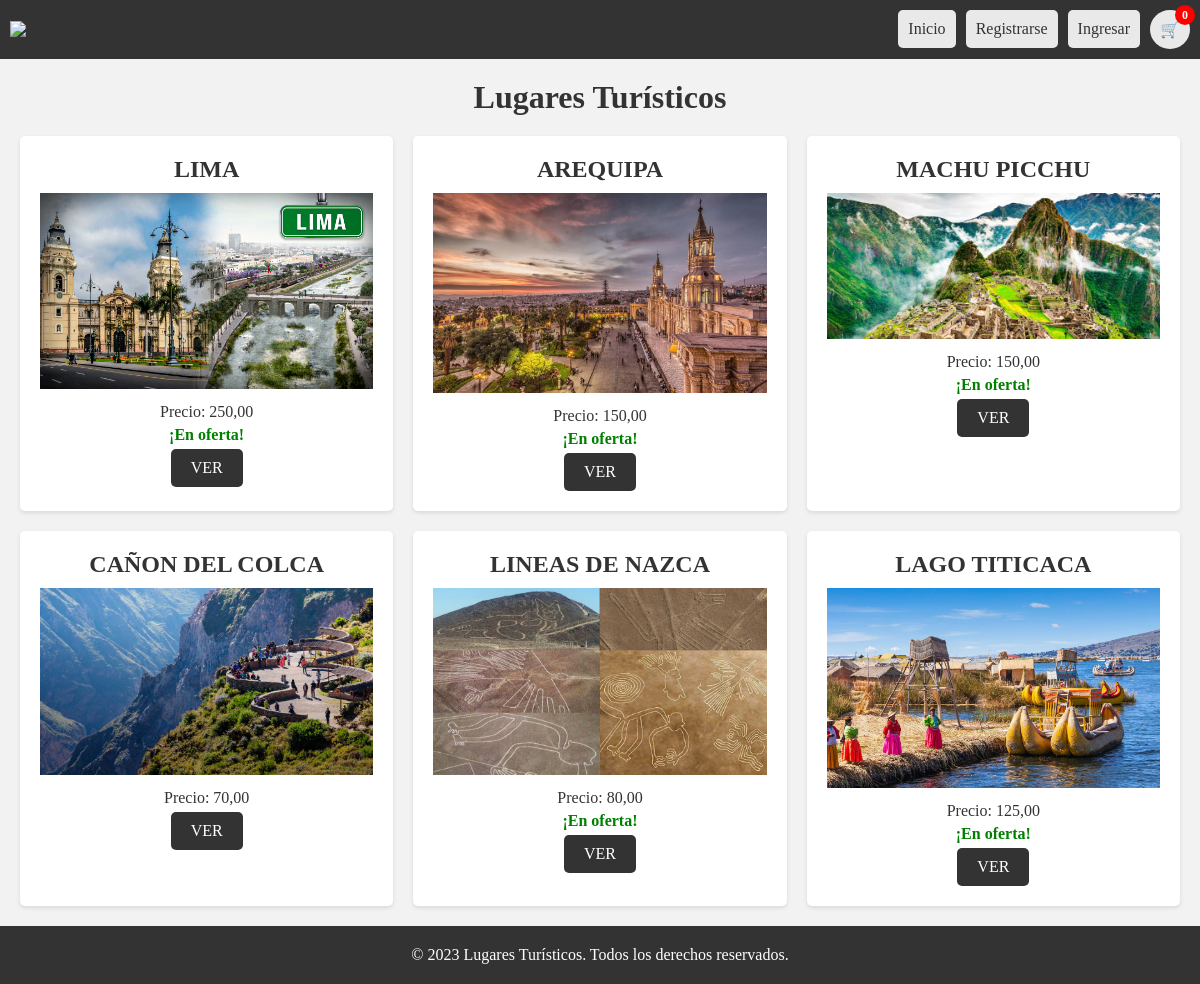
The page / on the database its author committed.
### destinos/models.py (models this page shows, shortened)
class DestinosTuristicos(models.Model):
    nombreCiudad = models.CharField(max_length=100)
    descripcionCiudad = models.TextField()
    imagenCiudad = models.ImageField(upload_to='imagenes/')
    precioTour = models.DecimalField(max_digits=8, decimal_places=2)
    ofertaTour = models.BooleanField(default=False)

### destinos/views.py (the view)
# urls.py: path('', views.destinos_turisticos, name='destinos_turisticos')
def destinos_turisticos(request):
    destinos = DestinosTuristicos.objects.all()
    return render(request, 'destinos_turisticos.html', {'destinos': destinos})

### templates/destinos_turisticos.html (shortened to what this page needs)
{% load static %}
<!DOCTYPE html>
<html>
<head>
    <link rel="stylesheet" href="{% static 'style.css' %}">
</head>
<body>
    <header>
        <div class="logo">
            <img src="https://viajaahoraperu.com/wp-content/uploads/2020/10/logo-final-agencia-de-viajes-2.png" alt="Logo">
        </div>
        <nav>
            <ul >
                <li><a href="" class="sub">Inicio</a></li>
                {% if user.is_authenticated %}
                    <li class="sub welcome-message">Hello, <span>{{user.first_name}}</span></li>
                    <li><a href="cuentas/logout" class="sub">Salir</a></li>
                {% else %}
                    <li><a href="cuentas/register" class="sub">Registrarse</a></li>
                    <li><a href="cuentas/login" class="sub">Ingresar</a></li>
                {% endif %}
                <li><a href="#" class="carrito" data-counter="0">&#128722;</a></li>
            </ul>
        </nav>
    </header>
    <main>
        <h1 align="center">Lugares Turísticos</h1>
        <div class="destinos-grid">
          {% for destino in destinos %}
          <div class="destino">
              <h2>{{ destino.nombreCiudad }}</h2>
              <img src="{{ destino.imagenCiudad.url }}" alt="{{ destino.nombreCiudad }}">
              <p>Precio: {{ destino.precioTour }}</p>
              {% if destino.ofertaTour %}
              <p class="oferta">¡En oferta!</p>
              {% endif %}
              <a href="#" class="ver-btn">VER</a>
          </div>
          {% endfor %}
      </div>
    </main>
    <footer>
        <p>© 2023 Lugares Turísticos. Todos los derechos reservados.</p>
    </footer>
</body>
</html>

### static/style.css (style rules this page uses)
* { margin: 0; padding: 0; box-sizing: border-box; }
body { font-family: 'Times New Roman', Times, serif; background-color: #f2f2f2; color: #333; }
header { background-color: #333; padding: 10px; display: flex; align-items: center; justify-content: space-between; }
.logo img { max-width: 100px; height: auto; margin-right: 20px; }
nav ul { display: flex; list-style-type: none; margin: 0; padding: 0; }
nav ul li { margin-left: 10px; }
.sub { display: inline-block; padding: 10px; background-color: #e9e9e9; border-radius: 5px; text-decoration: none; color: #333; transition: background-color 0.3s ease; }
.carrito { position: relative; display: inline-block; padding: 10px; background-color: #e9e9e9; border-radius: 50%; text-decoration: none; color: #333; transition: background-color 0.3s ease; }
.carrito::after { content: attr(data-counter); position: absolute; top: -5px; right: -5px; display: flex; align-items: center; justify-content: center; width: 20px; height: 20px; background-color: #ff0000; color: #fff; font-size: 12px; font-weight: bold; border-radius: 50%; }
main { padding: 20px; }
h1 { font-size: 32px; margin-bottom: 20px; }
.destinos-grid { display: grid; grid-template-columns: repeat(3, 1fr); gap: 20px; }
.destino { background-color: #fff; padding: 20px; border-radius: 5px; box-shadow: 0 2px 4px rgba(0, 0, 0, 0.1); text-align: center; }
.destino h2 { font-size: 24px; margin-bottom: 10px; }
.destino img { width: 100%; max-height: 200px; object-fit: cover; margin-bottom: 10px; }
.destino p { margin-bottom: 5px; }
.oferta { font-weight: bold; color: green; }
.ver-btn { display: inline-block; padding: 10px 20px; background-color: #333; color: #fff; text-decoration: none; border-radius: 5px; }
footer { background-color: #333; color: #fff; padding: 20px; text-align: center; }

### rows shown on the page
DestinosTuristicos: nombreCiudad "LIMA", imagenCiudad (picture), precioTour "250,00", ofertaTour "¡En oferta!"
DestinosTuristicos: nombreCiudad "AREQUIPA", imagenCiudad (picture), precioTour "150,00", ofertaTour "¡En oferta!"
DestinosTuristicos: nombreCiudad "MACHU PICCHU", imagenCiudad (picture), precioTour "150,00", ofertaTour "¡En oferta!"
DestinosTuristicos: nombreCiudad "CAÑON DEL COLCA", imagenCiudad (picture), precioTour "70,00"
DestinosTuristicos: nombreCiudad "LINEAS DE NAZCA", imagenCiudad (picture), precioTour "80,00", ofertaTour "¡En oferta!"
DestinosTuristicos: nombreCiudad "LAGO TITICACA", imagenCiudad (picture), precioTour "125,00", ofertaTour "¡En oferta!"
